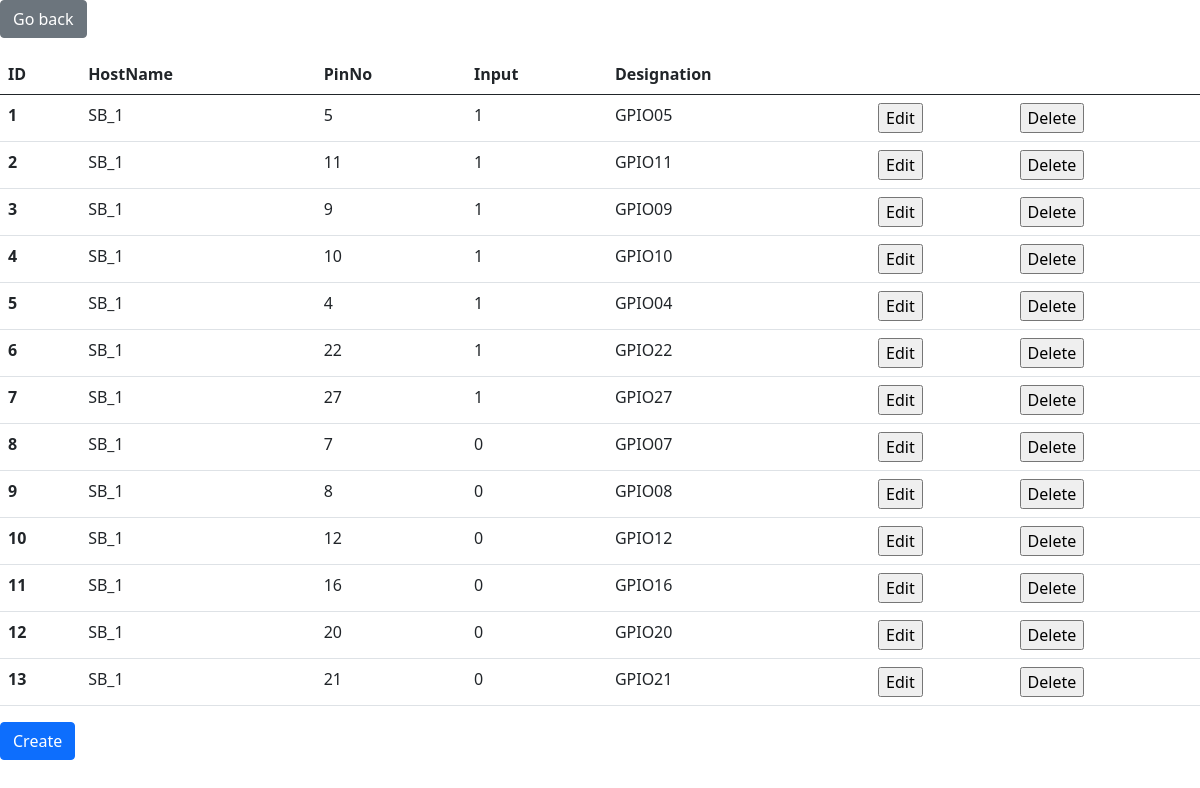
Page /pinManagement.php?HostName=SB_1 (signed in) on the earlier database version.
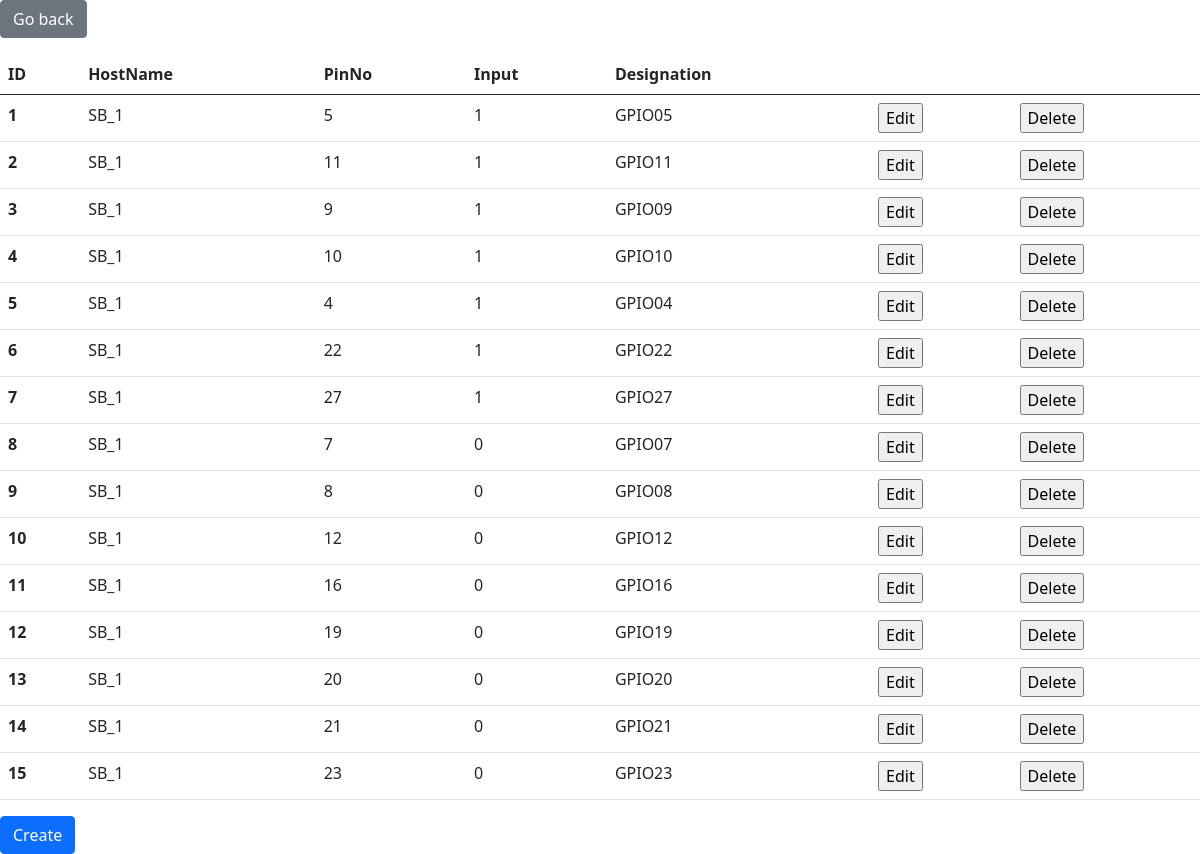
Same page on the later database version.
### tables this page shows
CREATE TABLE `pins` (
  `PinId` int NOT NULL AUTO_INCREMENT,
  `PinNo` int NOT NULL,
  `HostName` varchar(16) DEFAULT NULL,
  `Input` int DEFAULT NULL,
  `Designation` varchar(50) DEFAULT NULL,
  PRIMARY KEY (`PinId`),
  KEY `PinNo`(`PinNo`),
  KEY `HostName` (`HostName`),
  CONSTRAINT `pin_ibfk_1` FOREIGN KEY (`HostName`) REFERENCES `smartboxes` (`HostName`) ON UPDATE CASCADE ON DELETE CASCADE
);

### pinManagement.php (the view, shortened to what this page needs)
<?php
    include_once "htmlHead.php";
    include_once "databaseConnect.php";
?>
    <body>
    <div class="">
            <form action="" method="post">
                <input type="submit" class="btn btn-secondary mb-3" value="Go back">
            </form>
        </div>
        <?php
            if($_SESSION["userIsAdmin"]==0){
                $sqlStatement = $connection->prepare("SELECT * from pins, manage where pins.HostName=manage.HostName and manage.UserNo=? and pins.HostName=?");
                $sqlStatement->bind_param("is", $_SESSION["currentUserNo"], $_GET["HostName"]);
                $sqlStatement->execute();
                $result = $sqlStatement->get_result();
            }else{
                $sqlStatement = $connection->prepare("SELECT * from pins where HostName=?");
                $sqlStatement->bind_param("s", $_GET["HostName"]);
                $sqlStatement->execute();
                $result = $sqlStatement->get_result();
            }
            if ($result) {
                ?>
                <table class="table">
                    <thead>
                        <tr>
                            <th scope="col">ID</th>
                            <th scope="col">HostName</th>
                            <th scope="col">PinNo</th>
                            <th scope="col">Input</th>
                            <th scope="col">Designation</th>
                            <th scope="col"></th>
                            <th scope="col"></th>
                        </tr>
                    </thead>
                    <tbody>
                        <?php while ($row = $result->fetch_assoc()) {?>
                            <tr>
                                <th scope="row"><?= $row["PinId"] ?></th>
                                <td><?= $row["HostName"] ?></td>
                                <td><?= $row["PinNo"] ?></td>
                                <td><?= $row["Input"] ?></td>
                                <td><?= $row["Designation"] ?></td>
                                <td>
                                    <form method="POST">
                                        <input type="submit" value="Edit">
                                    </form>
                                </td>
                                <td>
                                    <form method="POST">
                                        <input type="submit" value="Delete">
                                    </form>
                                </td>
                            </tr>
                        <?php }?>
                    </tbody>
                </table>
<?php
            }  else {
                print "Something went wrong selecting data";
            }
        ?>
    <form action="" method="post">
        <input type="submit" class="btn btn-primary" value="Create"></input>
    </form>
    </body>
</html>

### htmlHead.php (shortened to what this page needs)
<!DOCTYPE html>
<html>
<head>
    <link href="https://cdn.jsdelivr.net/npm/bootstrap@5.0.2/dist/css/bootstrap.min.css" rel="stylesheet">
</head>

Differences in the rows shown:
changed pins id 12: PinNo "20" → "19"; Designation "GPIO20" → "GPIO19"
changed pins id 13: PinNo "21" → "20"; Designation "GPIO21" → "GPIO20"
now on this page (row edited): pins: PinId "14", HostName "SB_1", PinNo "21", Input "0", Designation "GPIO21"
now on this page (row edited): pins: PinId "15", HostName "SB_1", PinNo "23", Input "0", Designation "GPIO23"
